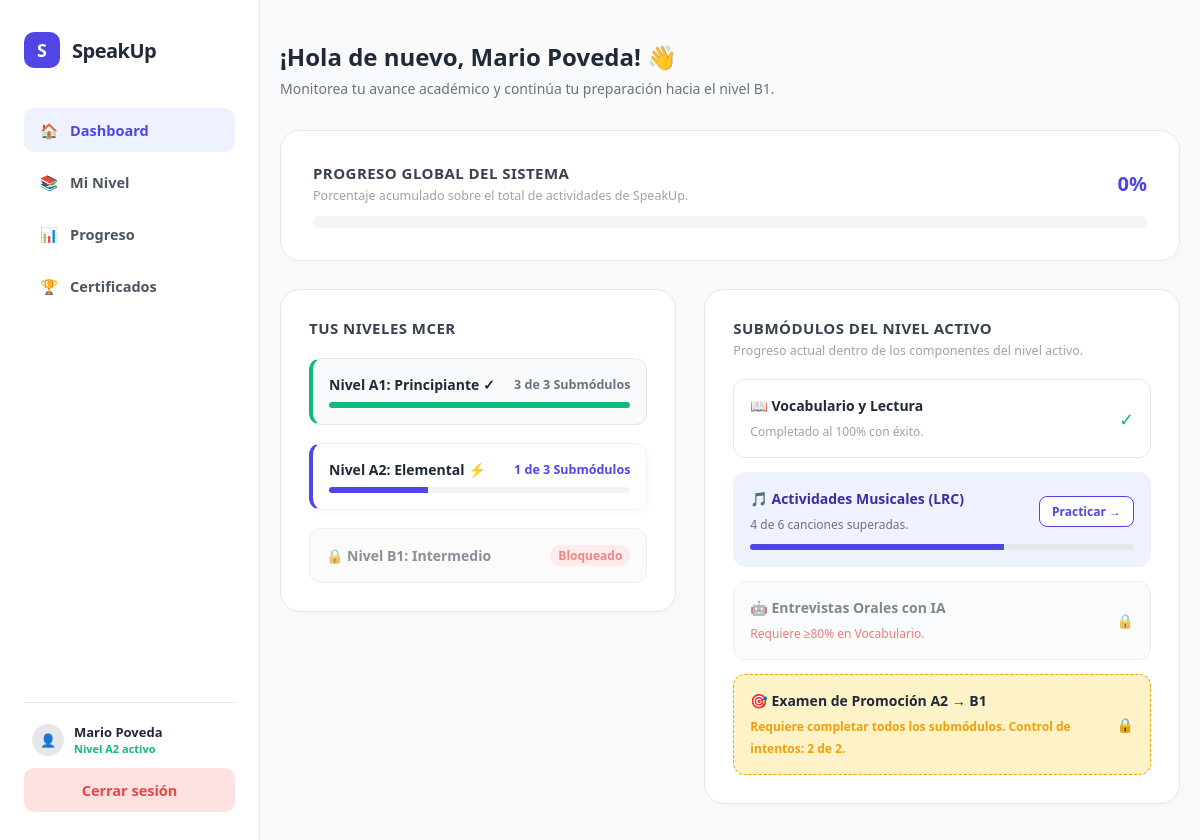
Screenshot of /progress/dashboard/ (signed in) with the database file from the repository.
### apps/progress/models.py (models this page shows, shortened)
class NivelMCER(models.Model):
    id = models.UUIDField(primary_key=True, default=uuid.uuid4, editable=False)
    codigo = models.CharField(max_length=2, unique=True)
    parametros_json = models.JSONField(default=dict)
    orden = models.IntegerField(unique=True)

### apps/progress/views.py (the view)
# urls.py: path('dashboard/', views.DashboardView.as_view(), name='dashboard'),
class DashboardView(LoginRequiredMixin, TemplateView):
    template_name = 'progress/dashboard.html'
    def get_context_data(self, **kwargs):
        context = super().get_context_data(**kwargs)
        perfil = Perfil.objects.get(usuario=self.request.user)
        nivel_activo = perfil.nivel_mcer
        if not nivel_activo:
            raise ValueError("¡No tienes un nivel asignado! Vuelve a hacer el examen de diagnóstico.")
        total_ejercicios = Ejercicio.objects.count()
        ejercicios_exitosos = ProgresoPorEjercicio.objects.filter(
            perfil=perfil, puntaje__gte=80, activo=True
        ).count()
        context['global_progress'] = int((ejercicios_exitosos / total_ejercicios) * 100) if total_ejercicios > 0 else 0
        niveles_db = NivelMCER.objects.all().order_by('orden')
        niveles_data = []
        for nivel in niveles_db:
            if nivel.orden < nivel_activo.orden:
                estado = 'completado'
                sub_completados = 3
                progreso = 100
            elif nivel.orden == nivel_activo.orden:
                estado = 'activo'
                sub_completados = 1
                progreso = 33
            else:
                estado = 'bloqueado'
                sub_completados = 0
                progreso = 0
            niveles_data.append({
                'codigo': nivel.codigo,
                'nombre': nivel.parametros_json.get('nombre_descriptivo', 'Nivel'),
                'estado': estado,
                'sub_completados': sub_completados,
                'progreso': progreso
            })
        context['niveles'] = niveles_data
        context['submodulos'] = [
            {'nombre': 'Vocabulario y Lectura', 'icono': '📖', 'estado': 'completado', 'progreso': 100, 'detalle': 'Completado al 100% con éxito.', 'url': '#'},
            {'nombre': 'Actividades Musicales (LRC)', 'icono': '🎵', 'estado': 'activo', 'progreso': 66, 'detalle': '4 de 6 canciones superadas.', 'url': '/learning/music/'},
            {'nombre': 'Entrevistas Orales con IA', 'icono': '🤖', 'estado': 'bloqueado', 'progreso': 0, 'detalle': 'Requiere ≥80% en Vocabulario.', 'url': '#'}
        ]
        context['examen'] = {
            'disponible': False,
            'intentos_restantes': 2,
            'titulo': f"Examen de Promoción {nivel_activo.codigo} → B1"
        }
        return context

### apps/progress/templates/progress/dashboard.html (shortened to what this page needs)
{% extends 'base.html' %}
{% load static %}
{% block content %}
<div style="max-width: 1000px; margin: 0 auto;">
    <div style="margin-bottom: 32px;">
        <h1 style="font-size: 24px; font-weight: 800; color: var(--g800); margin: 0 0 6px 0;">¡Hola de nuevo, {{ request.user.first_name|default:request.user.username }}! 👋</h1>
        <p style="font-size: 14px; color: var(--g500); margin: 0;">Monitorea tu avance académico y continúa tu preparación hacia el nivel B1.</p>
    </div>
    <div style="background: #FFFFFF; border-radius: 20px; border: 1px solid #E5E7EB; padding: 32px; margin-bottom: 28px; box-shadow: 0 4px 16px rgba(0,0,0,0.02);">
        <div style="display: flex; justify-content: space-between; align-items: center; margin-bottom: 12px;">
            <div>
                <h3 style="font-size: 15px; font-weight: 800; color: var(--g700); margin: 0 0 4px 0; text-transform: uppercase; letter-spacing: 0.03em;">Progreso Global del Sistema</h3>
                <p style="font-size: 12.5px; color: var(--g400); margin: 0;">Porcentaje acumulado sobre el total de actividades de SpeakUp.</p>
            </div>
            <span style="font-size: 20px; font-weight: 900; color: var(--primary);">{{ global_progress }}%</span>
        </div>
        <div style="width: 100%; height: 12px; background: var(--g100); border-radius: 6px; overflow: hidden;">
        </div>
    </div>
    <div style="display: grid; grid-template-columns: 1fr 1.2fr; gap: 28px; align-items: start;">
        <div style="background: #FFFFFF; border-radius: 20px; border: 1px solid #E5E7EB; padding: 28px; box-shadow: 0 4px 16px rgba(0,0,0,0.02);">
            <h3 style="font-size: 15px; font-weight: 800; color: var(--g700); margin: 0 0 20px 0; text-transform: uppercase; letter-spacing: 0.03em;">Tus Niveles MCER</h3>
            <div style="display: flex; flex-direction: column; gap: 18px;">
                {% for nivel in niveles %}
                    {% if nivel.estado == 'completado' %}
                        <div style="background: var(--g50); border: 1px solid var(--g200); border-radius: 12px; padding: 16px; border-left: 4px solid var(--secondary);">
                            <div style="display: flex; justify-content: space-between; align-items: center; margin-bottom: 8px;">
                                <span style="font-size: 14px; font-weight: 700; color: var(--g800);">Nivel {{ nivel.codigo }}: {{ nivel.nombre }} ✓</span>
                                <span style="font-size: 12.5px; font-weight: 600; color: var(--g500);">{{ nivel.sub_completados }} de 3 Submódulos</span>
                            </div>
                            <div style="width: 100%; height: 6px; background: var(--g200); border-radius: 3px; overflow: hidden;">
                                <div style="width: 100%; height: 100%; background: var(--secondary); transition: width 0.5s ease;"></div>
                            </div>
                        </div>
                    {% elif nivel.estado == 'activo' %}
                        <div style="background: #FFFFFF; border: 1.5px solid var(--primary-light); border-radius: 12px; padding: 16px; border-left: 4px solid var(--primary); box-shadow: 0 2px 8px rgba(79,70,229,0.04);">
                            <div style="display: flex; justify-content: space-between; align-items: center; margin-bottom: 8px;">
                                <span style="font-size: 14px; font-weight: 700; color: var(--g800);">Nivel {{ nivel.codigo }}: {{ nivel.nombre }} ⚡</span>
                                <span style="font-size: 12.5px; font-weight: 600; color: var(--primary);">{{ nivel.sub_completados }} de 3 Submódulos</span>
                            </div>
                            <div style="width: 100%; height: 6px; background: var(--g100); border-radius: 3px; overflow: hidden;">
                                <div style="width: {{ nivel.progreso }}%; height: 100%; background: var(--primary); transition: width 0.5s ease;"></div>
                            </div>
                        </div>
                    {% else %}
                        <div style="background: var(--g50); border: 1px solid var(--g200); border-radius: 12px; padding: 16px; opacity: 0.65; cursor: not-allowed;" title="Completa el nivel anterior para desbloquear.">
                            <div style="display: flex; justify-content: space-between; align-items: center;">
                                <span style="font-size: 14px; font-weight: 700; color: var(--g600);">🔒 Nivel {{ nivel.codigo }}: {{ nivel.nombre }}</span>
                                <span style="font-size: 12px; font-weight: 700; color: var(--danger); background: var(--danger-light); padding: 2px 8px; border-radius: 10px;">Bloqueado</span>
                            </div>
                        </div>
                    {% endif %}
                {% endfor %}
            </div>
        </div>
        <div style="background: #FFFFFF; border-radius: 20px; border: 1px solid #E5E7EB; padding: 28px; box-shadow: 0 4px 16px rgba(0,0,0,0.02);">
            <h3 style="font-size: 15px; font-weight: 800; color: var(--g700); margin: 0 0 4px 0; text-transform: uppercase; letter-spacing: 0.03em;">Submódulos del Nivel Activo</h3>
            <p style="font-size: 12.5px; color: var(--g400); margin: 0 0 20px 0;">Progreso actual dentro de los componentes del nivel activo.</p>
            <div style="display: flex; flex-direction: column; gap: 14px;">
                {% for sub in submodulos %}
                    {% if sub.estado == 'completado' %}
                        <div style="border: 1px solid var(--g200); border-radius: 12px; padding: 16px; display: flex; justify-content: space-between; align-items: center;">
                            <div>
                                <h4 style="margin: 0 0 4px 0; font-size: 14px; font-weight: 700; color: var(--g800);">{{ sub.icono }} {{ sub.nombre }}</h4>
                                <span style="font-size: 12px; color: var(--g400);">{{ sub.detalle }}</span>
                            </div>
                            <span style="font-size: 18px; color: var(--secondary);">✓</span>
                        </div>
                    {% elif sub.estado == 'activo' %}
                        <div style="border: 1.5px solid var(--primary-light); background: var(--primary-light); border-radius: 12px; padding: 16px;">
                            <div style="display: flex; justify-content: space-between; align-items: center; margin-bottom: 10px;">
                                <div>
                                    <h4 style="margin: 0 0 4px 0; font-size: 14px; font-weight: 700; color: var(--primary-dark);">{{ sub.icono }} {{ sub.nombre }}</h4>
                                    <span style="font-size: 12px; color: var(--g500);">{{ sub.detalle }}</span>
                                </div>
                                <a href="{{ sub.url }}" style="font-size: 12px; font-weight: 700; color: var(--primary); text-decoration: none; background: #FFFFFF; padding: 6px 12px; border-radius: 8px; border: 1px solid var(--primary);">Practicar →</a>
                            </div>
                            <div style="width: 100%; height: 6px; background: var(--g200); border-radius: 3px; overflow: hidden;">
                                <div style="width: {{ sub.progreso }}%; height: 100%; background: var(--primary); transition: width 0.5s ease;"></div>
                            </div>
                        </div>
                    {% else %}
                        <div style="border: 1px solid var(--g200); background: var(--g50); border-radius: 12px; padding: 16px; display: flex; justify-content: space-between; align-items: center; opacity: 0.7;">
                            <div>
                                <h4 style="margin: 0 0 4px 0; font-size: 14px; font-weight: 700; color: var(--g600);">{{ sub.icono }} {{ sub.nombre }}</h4>
                                <span style="font-size: 12px; color: var(--danger);">{{ sub.detalle }}</span>
                            </div>
                            <span style="font-size: 14px;">🔒</span>
                        </div>
                    {% endif %}
                {% endfor %}
                {% if examen.disponible %}
                    <div style="border: 1.5px solid var(--secondary); background: var(--secondary-light); border-radius: 12px; padding: 16px; display: flex; justify-content: space-between; align-items: center;">
                        <div>
                            <h4 style="margin: 0 0 4px 0; font-size: 14px; font-weight: 700; color: var(--g800);">🎯 {{ examen.titulo }}</h4>
                            <span style="font-size: 12px; font-weight: 700; color: var(--secondary);">¡Listo para certificar! Control de intentos: {{ examen.intentos_restantes }} de 2.</span>
                        </div>
                        <a href="/exams/start/" style="font-size: 12px; font-weight: 700; color: #FFFFFF; text-decoration: none; background: var(--secondary); padding: 6px 12px; border-radius: 8px;">Rendir Examen</a>
                    </div>
                {% else %}
                    <div style="border: 1px dashed var(--warning); background: var(--warning-light); border-radius: 12px; padding: 16px; display: flex; justify-content: space-between; align-items: center;">
                        <div>
                            <h4 style="margin: 0 0 4px 0; font-size: 14px; font-weight: 700; color: var(--g800);">🎯 {{ examen.titulo }}</h4>
                            <span style="font-size: 12px; font-weight: 700; color: var(--warning);">Requiere completar todos los submódulos. Control de intentos: {{ examen.intentos_restantes }} de 2.</span>
                        </div>
                        <span style="font-size: 14px;">🔒</span>
                    </div>
                {% endif %}
            </div>
        </div>
    </div>
</div>
{% endblock content %}

### apps/shared/templates/base.html (shortened to what this page needs)
<!DOCTYPE html>
<html lang="es">
<head>
    {% load static %}
    <link rel="stylesheet" href="{% static 'shared/css/global.css' %}">
</head>
<body>
    <div class="app-container">
        {% if request.resolver_match.namespace != 'authentication' and request.resolver_match.namespace != 'diagnosis' %}
        <aside class="sidebar">
            <div class="sidebar-top">
                <div class="logo-section">
                    <div class="logo-icon">S</div>
                    <span class="logo-text">SpeakUp</span>
                </div>
                <nav class="nav-menu">
                    <a href="{% url 'progress:dashboard' %}" class="nav-item {% if request.resolver_match.view_name == 'progress:dashboard' %}active{% endif %}">
                        <span>🏠</span> Dashboard
                    </a>
                    <a href="{% url 'learning:vocabulary' %}" class="nav-item {% if request.resolver_match.namespace == 'learning' %}active{% endif %}">
                        <span>📚</span> Mi Nivel
                    </a>
                    <a href="{% url 'progress:detail' %}" class="nav-item {% if request.resolver_match.view_name == 'progress:detail' %}active{% endif %}">
                        <span>📊</span> Progreso
                    </a>
                    <a href="{% url 'exams:certificate' %}" class="nav-item {% if request.resolver_match.view_name == 'exams:certificate' %}active{% endif %}" class="nav-item">
                        <span>🏆</span> Certificados
                    </a>
                </nav>
            </div>
            <div class="sidebar-footer">
                {% if request.user.is_authenticated %}
                    <div class="user-badge">
                        <div class="user-avatar">
                            👤
                        </div>
                        <div class="user-info">
                            <span class="user-name">{{ request.user.get_full_name|default:request.user.username }}</span>
                            <span class="user-role">Nivel A2 activo</span>
                        </div>
                    </div>
                {% endif %}
                <a href="{% url 'authentication:logout' %}" class="btn-logout">
                    Cerrar sesión
                </a>
            </div>
        </aside>
        {% endif %}
        <main class="main-content">
            {% block content %}
            {% endblock content %}
        </main>
    </div>
</body>
</html>

### rows the page displays
NivelMCER: codigo "A1"
NivelMCER: codigo "A2"
NivelMCER: codigo "B1"

### other values shown
{{ request.user.get_full_name|default:request.user.username }} "Mario Poveda"
{{ request.user.first_name|default:request.user.username }} "Mario Poveda"
{{ global_progress }} "0"
{{ nivel.nombre }} "Principiante"
{{ nivel.sub_completados }} "3"
{{ nivel.nombre }} "Elemental"
{{ nivel.sub_completados }} "1"
{{ nivel.nombre }} "Intermedio"
{{ sub.icono }} "📖"
{{ sub.nombre }} "Vocabulario y Lectura"
{{ sub.detalle }} "Completado al 100% con éxito."
{{ sub.icono }} "🎵"
{{ sub.nombre }} "Actividades Musicales (LRC)"
{{ sub.detalle }} "4 de 6 canciones superadas."
{{ sub.icono }} "🤖"
